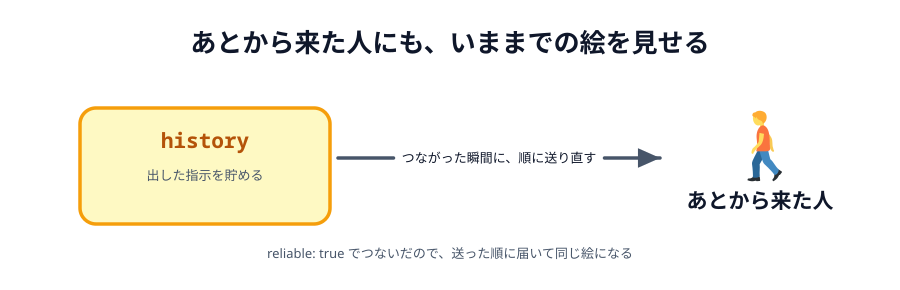

This figure's Python source:
# 00-thumbnail.svg
# スキーマ: CONTAINER（history に貯める）+ SOURCE-PATH-GOAL（送り直す）

import sys
sys.path.insert(0, "/Users/seekseep/.claude/skills/genfig")
from genfig import Canvas, PALETTE

c = Canvas(900, 290)
c.text(450, 52, "あとから来た人にも、いままでの絵を見せる", scale="xl")

c.sticky(80, 108, 250, 116, color="yellow")
c.text(205, 148, "history", scale="lg", font="technical", fill=PALETTE["yellow"]["text"])
c.text(205, 180, "出した指示を貯める", scale="sm")
c.node(760, 160, "あとから来た人", emoji_cp="1f6b6", w=170, h=80)
c.link((338, 158), (660, 158), label="つながった瞬間に、順に送り直す", label_scale="sm")
c.text(450, 258, "reliable: true でつないだので、送った順に届いて同じ絵になる", scale="sm")

c.save("00-thumbnail.svg")
